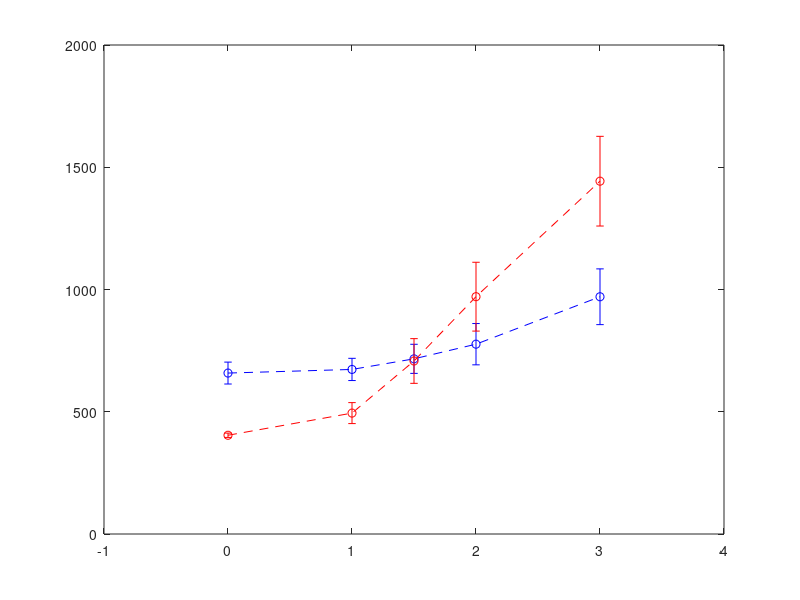

The MATLAB script that drew this image: (Note: this script raises an error after producing the figure.)
%% reset
clear;
%% calculate means of needed time until 90 % of food is eaten for social and solitary worms and plot results

% load data and create variables
load('L35N40gamma0timeSocial.mat')
timeSocialGamma0 = time90percentEatenSocial;
load('L35N40gamma1timeSocial.mat')
timeSocialGamma1 = time90percentEatenSocial;
load('L35N40gamma1point5timeSocial.mat')
timeSocialGamma1point5 = time90percentEatenSocial;
load('L35N40gamma2timeSocial.mat')
timeSocialGamma2 = time90percentEatenSocial;
load('L35N40gamma3timeSocial.mat')
timeSocialGamma3 = time90percentEatenSocial;

load('L35N40gamma0timeSolitary.mat')
timeSolitaryGamma0 = time90percentEatenSolitary;
load('L35N40gamma1timeSolitary.mat')
timeSolitaryGamma1 = time90percentEatenSolitary;
load('L35N40gamma1point5timeSolitary.mat')
timeSolitaryGamma1point5 = time90percentEatenSolitary;
load('L35N40gamma2timeSolitary.mat')
timeSolitaryGamma2 = time90percentEatenSolitary;
load('L35N40gamma3timeSolitary.mat')
timeSolitaryGamma3 = time90percentEatenSolitary;

%calculate mean and confidence interval 
meansTimeSocial(1) = mean(timeSocialGamma0);
meansTimeSocial(2) = mean(timeSocialGamma1);
meansTimeSocial(3) = mean(timeSocialGamma1point5);
meansTimeSocial(4) = mean(timeSocialGamma2);
meansTimeSocial(5) = mean(timeSocialGamma3);

stdTimeSocial(1) = std(timeSocialGamma0);
stdTimeSocial(2) = std(timeSocialGamma1);
stdTimeSocial(3) = std(timeSocialGamma1point5);
stdTimeSocial(4) = std(timeSocialGamma2);
stdTimeSocial(5) = std(timeSocialGamma3);

meansTimeSolitary(1) = mean(timeSolitaryGamma0);
meansTimeSolitary(2) = mean(timeSolitaryGamma1);
meansTimeSolitary(3) = mean(timeSolitaryGamma1point5);
meansTimeSolitary(4) = mean(timeSolitaryGamma2);
meansTimeSolitary(5) = mean(timeSolitaryGamma3);


stdTimeSolitary(1) = std(timeSolitaryGamma0);
stdTimeSolitary(2) = std(timeSolitaryGamma1);
stdTimeSolitary(3) = std(timeSolitaryGamma1point5);
stdTimeSolitary(4) = std(timeSolitaryGamma2);
stdTimeSolitary(5) = std(timeSolitaryGamma3);


% plot means with error bars of 1 SD
figure('pos',[0 0 1240 1748]);
x = [0 1 1.5 2 3];
eSocial = errorbar(x,meansTimeSocial,stdTimeSocial,'--ob');
hold on
eSolitary = errorbar(x,meansTimeSolitary,stdTimeSolitary,'--or');
eSocial.LineWidth = 6;
eSocial.MarkerSize = 15;
eSocial.MarkerFaceColor = 'b';
eSocial.CapSize = 25;
eSolitary.LineWidth = 6;
eSolitary.MarkerSize = 15;
eSolitary.MarkerFaceColor = 'r';
eSolitary.CapSize = 25; 
[lgd,objects] = legend('social agents','solitary agents');
set(findobj(objects,'-property','MarkerSize'),'MarkerSize',15)
set(findobj(objects,'-property','FontSize'),'FontSize',34)
set(lgd,'FontSize',40)
lgd.Position = [0.1579 0.7879 0.3000 0.1250];
xticks(0:0.5:3)
axis([0 3 0 1800])
set(gca,'FontSize',42)
ax = gca;
ax.LineWidth = 5;
xlabel('degree of food clustering determined by \gamma')
ylabel('mean time steps')
box off

%% analyse the number of food pieces eaten by every worms

% calculate the sum of food units eaten by every worm per simulation
load('L35N40gamma0FUsIndividuallyEatenSocial.mat')
FUsSocialGamma0 = FUsEatenSocial;
FUsPerSocialWormGamma0 = zeros(40,500);
FUsPerSocialWormEffGamma0 = zeros(40,500);

for ii = 1:500
    FUsPerSocialWormGamma0(:,ii) = sum(FUsSocialGamma0(:,1:timeSocialGamma0(ii),ii),2);
    FUsPerSocialWormEffGamma0(:,ii) = sum(FUsSocialGamma0(:,2:timeSocialGamma0(ii),ii),2);
end

FUsPerSocialWormGamma0 = reshape(FUsPerSocialWormGamma0,[40*500,1]);
FUsPerSocialWormEffGamma0 = reshape(FUsPerSocialWormEffGamma0,[40*500,1]);


% social worms, gamma 1
load('L35N40gamma1FUsIndividuallyEatenSocial.mat')
FUsSocialGamma1 = FUsEatenSocial;
FUsPerSocialWormGamma1 = zeros(40,500);
FUsPerSocialWormEffGamma1 = zeros(40,500);

for ii = 1:500
    FUsPerSocialWormGamma1(:,ii) = sum(FUsSocialGamma1(:,1:timeSocialGamma1(ii),ii),2);
    FUsPerSocialWormEffGamma1(:,ii) = sum(FUsSocialGamma1(:,2:timeSocialGamma1(ii),ii),2);
end

FUsPerSocialWormGamma1 = reshape(FUsPerSocialWormGamma1,[40*500,1]);
FUsPerSocialWormEffGamma1 = reshape(FUsPerSocialWormEffGamma1,[40*500,1]);

% social worms, gamma 2
load('L35N40gamma2FUsIndividuallyEatenSocial.mat')
FUsSocialGamma2 = FUsEatenSocial;
FUsPerSocialWormGamma2 = zeros(40,500);
FUsPerSocialWormEffGamma2 = zeros(40,500);

for ii = 1:500
    FUsPerSocialWormGamma2(:,ii) = sum(FUsSocialGamma2(:,1:timeSocialGamma2(ii),ii),2);
    FUsPerSocialWormEffGamma2(:,ii) = sum(FUsSocialGamma2(:,2:timeSocialGamma2(ii),ii),2);
end

FUsPerSocialWormGamma2 = reshape(FUsPerSocialWormGamma2,[40*500,1]);
FUsPerSocialWormEffGamma2 = reshape(FUsPerSocialWormEffGamma2,[40*500,1]);


% social worms, gamma3
load('L35N40gamma3FUsIndividuallyEatenSocial.mat')
FUsSocialGamma3 = FUsEatenSocial;
FUsPerSocialWormGamma3 = zeros(40,500);
FUsPerSocialWormEffGamma3 = zeros(40,500);

for ii = 1:500
    FUsPerSocialWormGamma3(:,ii) = sum(FUsSocialGamma3(:,1:timeSocialGamma3(ii),ii),2);
    FUsPerSocialWormEffGamma3(:,ii) = sum(FUsSocialGamma3(:,2:timeSocialGamma3(ii),ii),2);
end

FUsPerSocialWormGamma3 = reshape(FUsPerSocialWormGamma3,[40*500,1]);
FUsPerSocialWormEffGamma3 = reshape(FUsPerSocialWormEffGamma3,[40*500,1]);


% solitary worms, gamma 0
load('L35N40gamma0FUsIndividuallyEatenSolitary.mat')
FUsSolitaryGamma0 = FUsEatenSolitary;
FUsPerSolitaryWormGamma0 = zeros(40,500);
FUsPerSolitaryWormEffGamma0 = zeros(40,500);

for ii = 1:500
    FUsPerSolitaryWormGamma0(:,ii) = sum(FUsSolitaryGamma0(:,1:timeSolitaryGamma0(ii),ii),2);
    FUsPerSolitaryWormEffGamma0(:,ii) = sum(FUsSolitaryGamma0(:,2:timeSolitaryGamma0(ii),ii),2);
end

FUsPerSolitaryWormGamma0 = reshape(FUsPerSolitaryWormGamma0,[40*500,1]);
FUsPerSolitaryWormEffGamma0 = reshape(FUsPerSolitaryWormEffGamma0,[40*500,1]);


% solitary worms, gamma 1
load('L35N40gamma1FUsIndividuallyEatenSolitary.mat')
FUsSolitaryGamma1 = FUsEatenSolitary;
FUsPerSolitaryWormGamma1 = zeros(40,500);
FUsPerSolitaryWormEffGamma1 = zeros(40,500);

for ii = 1:500
    FUsPerSolitaryWormGamma1(:,ii) = sum(FUsSolitaryGamma1(:,1:timeSolitaryGamma1(ii),ii),2);
    FUsPerSolitaryWormEffGamma1(:,ii) = sum(FUsSolitaryGamma1(:,2:timeSolitaryGamma1(ii),ii),2);
end

FUsPerSolitaryWormGamma1 = reshape(FUsPerSolitaryWormGamma1,[40*500,1]);
FUsPerSolitaryWormEffGamma1 = reshape(FUsPerSolitaryWormEffGamma1,[40*500,1]);


% solitary worms, gamma 2
load('L35N40gamma2FUsIndividuallyEatenSolitary.mat')
FUsSolitaryGamma2 = FUsEatenSolitary;
FUsPerSolitaryWormGamma2 = zeros(40,500);
FUsPerSolitaryWormEffGamma2 = zeros(40,500);

for ii = 1:500
    FUsPerSolitaryWormGamma2(:,ii) = sum(FUsSolitaryGamma2(:,1:timeSolitaryGamma2(ii),ii),2);
    FUsPerSolitaryWormEffGamma2(:,ii) = sum(FUsSolitaryGamma2(:,2:timeSolitaryGamma2(ii),ii),2);
end

FUsPerSolitaryWormGamma2 = reshape(FUsPerSolitaryWormGamma2,[40*500,1]);
FUsPerSolitaryWormEffGamma2 = reshape(FUsPerSolitaryWormEffGamma2,[40*500,1]);


% solitary worms, gamma3 
load('L35N40gamma3FUsIndividuallyEatenSolitary.mat')
FUsSolitaryGamma3 = FUsEatenSolitary;
FUsPerSolitaryWormGamma3 = zeros(40,500);
FUsPerSolitaryWormEffGamma3 = zeros(40,500);

for ii = 1:500
    FUsPerSolitaryWormGamma3(:,ii) = sum(FUsSolitaryGamma3(:,1:timeSolitaryGamma3(ii),ii),2);
    FUsPerSolitaryWormEffGamma3(:,ii) = sum(FUsSolitaryGamma3(:,2:timeSolitaryGamma3(ii),ii),2);
end

FUsPerSolitaryWormGamma3 = reshape(FUsPerSolitaryWormGamma3,[40*500,1]);
FUsPerSolitaryWormEffGamma3 = reshape(FUsPerSolitaryWormEffGamma3,[40*500,1]);

%% plot histograms for eaten FUs

edges = 0:10:800;

% plot normalized combined histogram for social worms
figure('pos',[0 0 1240 1748]);
hSocial(1) = histogram(FUsPerSocialWormGamma0,'BinEdges',edges,'Normalization','probability','DisplayStyle','stairs','EdgeColor','r');
hold on
hSocial(2) = histogram(FUsPerSocialWormGamma1,'BinEdges',edges,'Normalization','probability','DisplayStyle','stairs','EdgeColor','k');
hSocial(3) = histogram(FUsPerSocialWormGamma2,'BinEdges',edges,'Normalization','probability','DisplayStyle','stairs','EdgeColor','b');
hSocial(4) = histogram(FUsPerSocialWormGamma3,'BinEdges',edges,'Normalization','probability','DisplayStyle','stairs','EdgeColor','g');
legend(hSocial,'\gamma = 0','\gamma = 1','\gamma = 2','\gamma = 3');
hSocial(1).LineWidth = 6;
hSocial(2).LineWidth = 6;
hSocial(3).LineWidth = 6;
hSocial(4).LineWidth = 6;
ax = gca;
ax.FontSize = 42;
ax.LineWidth = 5;
ylim([0 0.20])
ylabel('relative frequency')
xlabel('individually eaten food units')
lgd = findobj(gcf, 'Type', 'Legend');
lgd.LineWidth = 6;
lgd.FontSize = 50;
box off

%% plot same for solitary worms 

edges = 0:10:800;

figure('pos',[0 0 1240 1748]);
hSolitary(1) = histogram(FUsPerSolitaryWormGamma0,'BinEdges',edges,'Normalization','probability','DisplayStyle','stairs','EdgeColor','r');
hold on
hSolitary(2) = histogram(FUsPerSolitaryWormGamma1,'BinEdges',edges,'Normalization','probability','DisplayStyle','stairs','EdgeColor','k');
hSolitary(3) = histogram(FUsPerSolitaryWormGamma2,'BinEdges',edges,'Normalization','probability','DisplayStyle','stairs','EdgeColor','b');
hSolitary(4) = histogram(FUsPerSolitaryWormGamma3,'BinEdges',edges,'Normalization','probability','DisplayStyle','stairs','EdgeColor','g');
legend(hSolitary,'\gamma = 0','\gamma = 1','\gamma = 2','\gamma = 3');
hSolitary(1).LineWidth = 6;
hSolitary(2).LineWidth = 6;
hSolitary(3).LineWidth = 6;
hSolitary(4).LineWidth = 6;
ax = gca;
ax.FontSize = 42;
ax.LineWidth = 5;
ylim([0 0.20])
ylabel('relative frequency')
xlabel('individually eaten food units')
lgd = findobj(gcf, 'Type', 'Legend');
lgd.LineWidth = 6;
lgd.FontSize = 50;
box off
%% calculate efficiencies 

% social, gamma 0
load('L35N40gamma0stepsSocial.mat')
allStepsSocialGamma0 = allStepsSocial;
summedStepsSocialGamma0 = zeros(40,500);

for ii = 1:500
    summedStepsSocialGamma0(:,ii) = sum(allStepsSocialGamma0(:,1:timeSocialGamma0(ii)-1,ii),2);
end

summedStepsSocialGamma0 = reshape(summedStepsSocialGamma0,[40*500,1]);

% social, gamma 1
load('L35N40gamma1stepsSocial.mat')
allStepsSocialGamma1 = allStepsSocial;
summedStepsSocialGamma1 = zeros(40,500);

for ii = 1:500
    summedStepsSocialGamma1(:,ii) = sum(allStepsSocialGamma1(:,1:timeSocialGamma1(ii)-1,ii),2);
end

summedStepsSocialGamma1 = reshape(summedStepsSocialGamma1,[40*500,1]);

% social, gamma 2
load('L35N40gamma2stepsSocial.mat')
allStepsSocialGamma2 = allStepsSocial;
summedStepsSocialGamma2 = zeros(40,500);

for ii = 1:500
    summedStepsSocialGamma2(:,ii) = sum(allStepsSocialGamma2(:,1:timeSocialGamma2(ii)-1,ii),2);
end

summedStepsSocialGamma2 = reshape(summedStepsSocialGamma2,[40*500,1]);

% social, gamma 3 
load('L35N40gamma3stepsSocial.mat')
allStepsSocialGamma3 = allStepsSocial;
summedStepsSocialGamma3 = zeros(40,500);

for ii = 1:500
    summedStepsSocialGamma3(:,ii) = sum(allStepsSocialGamma3(:,1:timeSocialGamma3(ii)-1,ii),2);
end

summedStepsSocialGamma3 = reshape(summedStepsSocialGamma3,[40*500,1]);

% solitary, gamma 0
load('L35N40gamma0stepsSolitary.mat')
allStepsSolitaryGamma0 = allStepsSolitary;
summedStepsSolitaryGamma0 = zeros(40,500);

for ii = 1:500
    summedStepsSolitaryGamma0(:,ii) = sum(allStepsSolitaryGamma0(:,1:timeSolitaryGamma0(ii)-1,ii),2);
end

summedStepsSolitaryGamma0 = reshape(summedStepsSolitaryGamma0,[40*500,1]);

% solitary, gamma 1
load('L35N40gamma1stepsSolitary.mat')
allStepsSolitaryGamma1 = allStepsSolitary;
summedStepsSolitaryGamma1 = zeros(40,500);

for ii = 1:500
    summedStepsSolitaryGamma1(:,ii) = sum(allStepsSolitaryGamma1(:,1:timeSolitaryGamma1(ii)-1,ii),2);
end

summedStepsSolitaryGamma1 = reshape(summedStepsSolitaryGamma1,[40*500,1]);

% solitary, gamma 2
load('L35N40gamma2stepsSolitary.mat')
allStepsSolitaryGamma2 = allStepsSolitary;
summedStepsSolitaryGamma2 = zeros(40,500);

for ii = 1:500
    summedStepsSolitaryGamma2(:,ii) = sum(allStepsSolitaryGamma2(:,1:timeSolitaryGamma2(ii)-1,ii),2);
end

summedStepsSolitaryGamma2 = reshape(summedStepsSolitaryGamma2,[40*500,1]);

% solitary, gamma 3
load('L35N40gamma3stepsSolitary.mat')
allStepsSolitaryGamma3 = allStepsSolitary;
summedStepsSolitaryGamma3 = zeros(40,500);

for ii = 1:500
    summedStepsSolitaryGamma3(:,ii) = sum(allStepsSolitaryGamma3(:,1:timeSolitaryGamma3(ii)-1,ii),2);
end

summedStepsSolitaryGamma3 = reshape(summedStepsSolitaryGamma3,[40*500,1]);

% compute individual efficiencies 
efficienciesSocialGamma0 = FUsPerSocialWormEffGamma0./summedStepsSocialGamma0;
efficienciesSocialGamma1 = FUsPerSocialWormEffGamma1./summedStepsSocialGamma1;
efficienciesSocialGamma2 = FUsPerSocialWormEffGamma2./summedStepsSocialGamma2;
efficienciesSocialGamma3 = FUsPerSocialWormEffGamma3./summedStepsSocialGamma3;
efficienciesSolitaryGamma0 = FUsPerSolitaryWormEffGamma0./summedStepsSolitaryGamma0;
efficienciesSolitaryGamma1 = FUsPerSolitaryWormEffGamma1./summedStepsSolitaryGamma1;
efficienciesSolitaryGamma2 = FUsPerSolitaryWormEffGamma2./summedStepsSolitaryGamma2;
efficienciesSolitaryGamma3 = FUsPerSolitaryWormEffGamma3./summedStepsSolitaryGamma3;

%% plot histograms of individual efficiencies of social worms
edges = 0:0.01:1;

figure('pos',[0 0 1240 1748]);
hisSocial(1) = histogram(efficienciesSocialGamma0,'BinEdges',edges,'Normalization','probability','DisplayStyle','stairs','EdgeColor','r');
hold on
hisSocial(2) = histogram(efficienciesSocialGamma1,'BinEdges',edges,'Normalization','probability','DisplayStyle','stairs','EdgeColor','k');
hisSocial(3) = histogram(efficienciesSocialGamma2,'BinEdges',edges,'Normalization','probability','DisplayStyle','stairs','EdgeColor','b');
hisSocial(4) = histogram(efficienciesSocialGamma3,'BinEdges',edges,'Normalization','probability','DisplayStyle','stairs','EdgeColor','g');
legend(hisSocial,'\gamma = 0','\gamma = 1','\gamma = 2','\gamma = 3');
hisSocial(1).LineWidth = 6;
hisSocial(2).LineWidth = 6;
hisSocial(3).LineWidth = 6;
hisSocial(4).LineWidth = 6;
ax = gca;
ax.FontSize = 42;
ax.LineWidth = 5;
ylim([0 0.1])
ylabel('relative frequency')
xlabel('individual foraging efficiency')
lgd = findobj(gcf, 'Type', 'Legend');
lgd.LineWidth = 6;
lgd.FontSize = 50;
box off
%% plot histograms of individual foraging efficiencies of solitary agents
edges = 0:0.01:1;

figure('pos',[0 0 1240 1748]);
hisSolitary(1) = histogram(efficienciesSolitaryGamma0,'BinEdges',edges,'Normalization','probability','DisplayStyle','stairs','EdgeColor','r');
hold on
hisSolitary(2) = histogram(efficienciesSolitaryGamma1,'BinEdges',edges,'Normalization','probability','DisplayStyle','stairs','EdgeColor','k');
hisSolitary(3) = histogram(efficienciesSolitaryGamma2,'BinEdges',edges,'Normalization','probability','DisplayStyle','stairs','EdgeColor','b');
hisSolitary(4) = histogram(efficienciesSolitaryGamma3,'BinEdges',edges,'Normalization','probability','DisplayStyle','stairs','EdgeColor','g');
legend(hisSolitary,'\gamma = 0','\gamma = 1','\gamma = 2','\gamma = 3');
hisSolitary(1).LineWidth = 6;
hisSolitary(2).LineWidth = 6;
hisSolitary(3).LineWidth = 6;
hisSolitary(4).LineWidth = 6;
ax = gca;
ax.FontSize = 42;
ax.LineWidth = 5;
ylim([0 0.1])
ylabel('relative frequency')
xlabel('individual foraging efficiency')
lgd = findobj(gcf, 'Type', 'Legend');
lgd.LineWidth = 6;
lgd.FontSize = 50;
box off